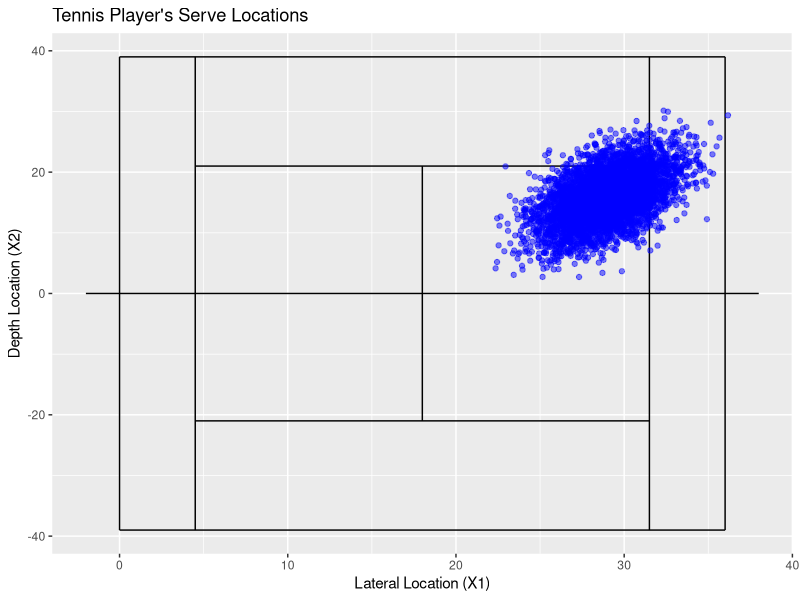
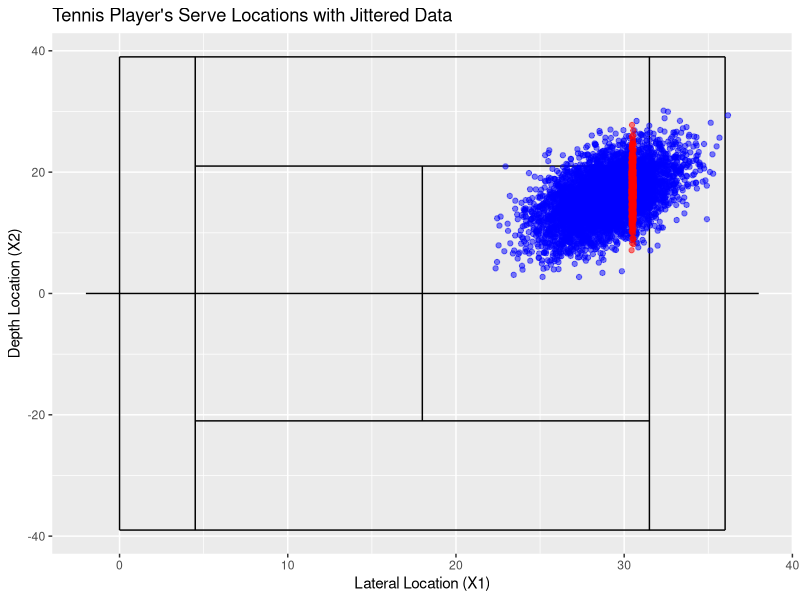

Generate these figures, in order, with R:
## ---- chunk 1
knitr::opts_chunk$set(echo = TRUE)
library(mvtnorm)
library(ggplot2)
## ---- chunk 2
mean_vec <- c(29, 16)
cov_matrix <- matrix(c(4, 4, 4, 16), nrow = 2)

# Generate 5,000 independent realizations of X
set.seed(42)
X <- MASS::mvrnorm(n = 5000, mu = mean_vec, Sigma = cov_matrix)

# Create a data frame for the scatter plot
data <- data.frame(X1 = X[, 1], X2 = X[, 2])

# Load the tennis court plot function
tennisCourt = data.frame(x1 = c(0,4.5,18,31.5,36,0,4.5,4.5,0,-2),
                         x2 = c(0,4.5,18,31.5,36,36,31.5,31.5,36,38),
                         y1 = c(-39,-39,-21,-39,-39,39,21,-21,-39,0), 
                         y2 = c(39,39,21,39,39,39,21,-21,-39,0),
                         width = c(rep(1,9),3))

# Creating the scatter plot on the tennis court
ggplot() +
  geom_segment(data = tennisCourt,
               aes(
                 x = x1,
                 y = y1,
                 xend = x2,
                 yend = y2,
                 width = tennisCourt$width
               )) +
  geom_point(
    data = data,
    aes(x = X1, y = X2),
    color = "blue",
    alpha = 0.5
  ) +
  labs(x = "Lateral Location (X1)", y = "Depth Location (X2)", 
       title = "Tennis Player's Serve Locations")
## ---- chunk 3
prob_theoretical <- pnorm(31.5, mean = mean_vec[1], sd = sqrt(cov_matrix[1, 1])) -
                    pnorm(18, mean = mean_vec[1], sd = sqrt(cov_matrix[1, 1]))

# Approximate probability
prob_approx <- sum(data$X1 >= 18 & data$X1 <= 31.5 & data$X2 >= 0 & data$X2 <= 21)/nrow(data)
cat("Theoretical probability:", prob_theoretical)
cat("Approximated probability:", prob_approx)
## ---- chunk 4
# Conditional mean and variance of X2 given X1 = 30.5
conditional_mean <- mean_vec[2] + cov_matrix[2, 1] / cov_matrix[1, 1] * (30.5 - mean_vec[1])
conditional_variance <- cov_matrix[2, 2] - cov_matrix[2, 1] / cov_matrix[1, 1] * cov_matrix[1, 2]

prob_legal <- pnorm(21, mean = conditional_mean, sd = sqrt(conditional_variance)) -
              pnorm(0, mean = conditional_mean, sd = sqrt(conditional_variance))

cat("Probability that the serves are legal:", prob_legal)
## ---- chunk 5
set.seed(42)
# Generate 500 realizations of X2
X2_conditional <- rnorm(n = 500, mean = conditional_mean, 
                        sd = sqrt(conditional_variance))

# Adding jitter
X1_jittered <- jitter(rep(30.5, 500), factor = 0.1)
data_conditional <- data.frame(X1 = X1_jittered, X2 = X2_conditional)

# Create a scatterplot on the tennis court with the new data
ggplot() +
  geom_segment(data = tennisCourt,
               aes(
                 x = x1,
                 y = y1,
                 xend = x2,
                 yend = y2,
                 width = tennisCourt$width
               )) +
  geom_point(
    data = data,
    aes(x = X1, y = X2),
    color = "blue",
    alpha = 0.5
  ) +
  geom_point(data = data_conditional,
             aes(x = X1, y = X2),
             color = "red",
             alpha = 0.5) +
  labs(x = "Lateral Location (X1)", y = "Depth Location (X2)", 
       title = "Tennis Player's Serve Locations with Jittered Data")
